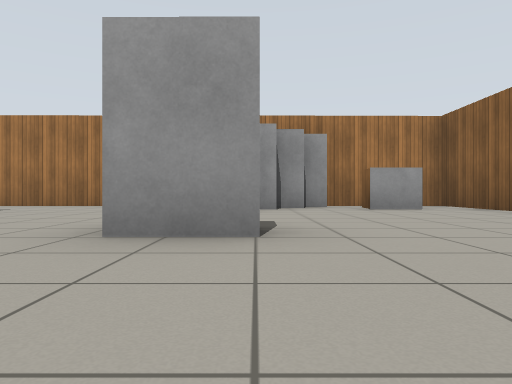
View 1 (above)

19 first-person views from a walk through a world built for the Gazebo simulator. The camera is 0.5 m above the floor, looks level and sees 70° across. The floor is counted in squares, 2 m on a side. Each view is taken from the middle of a square. On the plan, view 1 faces up. The plan holds only what a view shows up to about 9 squares ahead; the rest is blank. The place goes on beyond the plan. Gazebo's built-in surfaces are drawn with simple patterns.

View 2
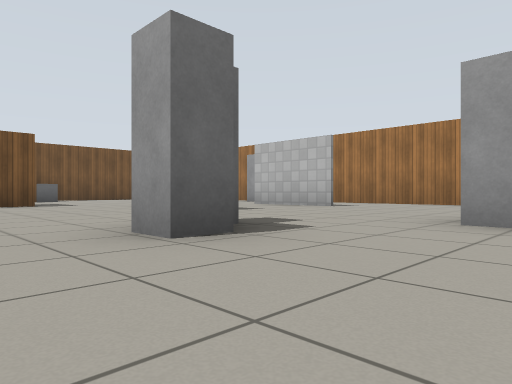

View 3
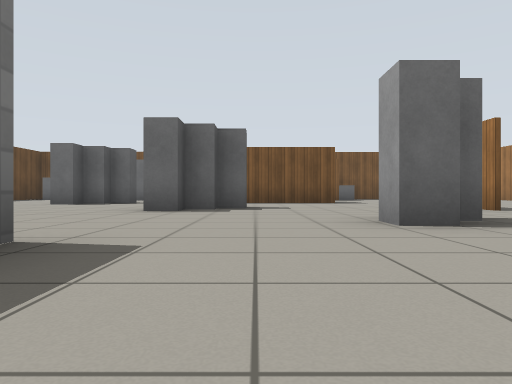

View 4
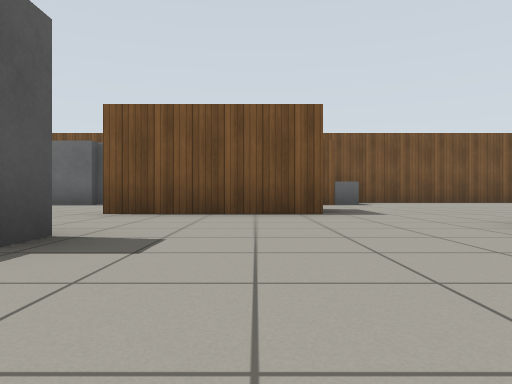

View 5
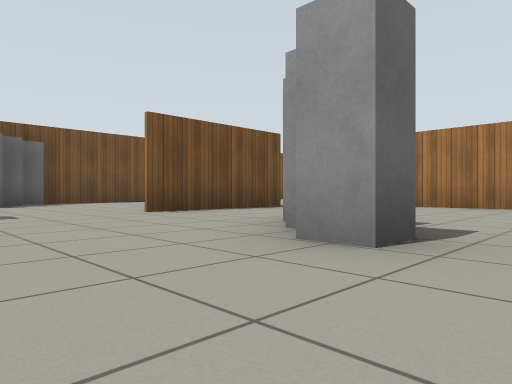

View 6
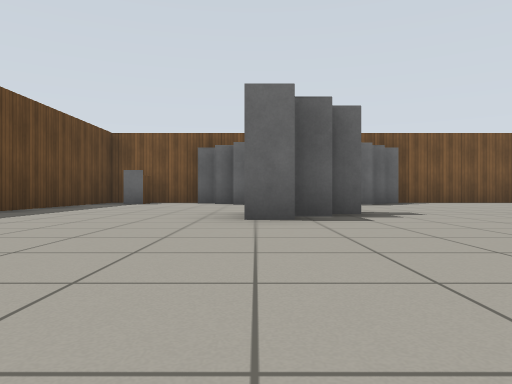

View 7
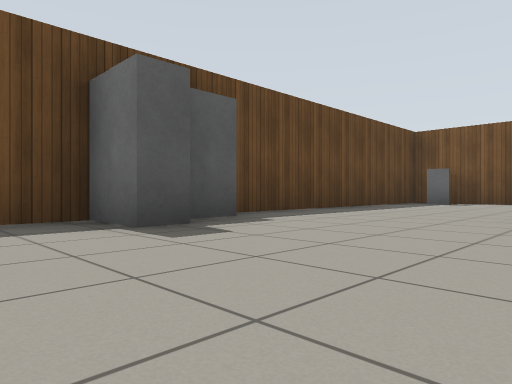

View 8
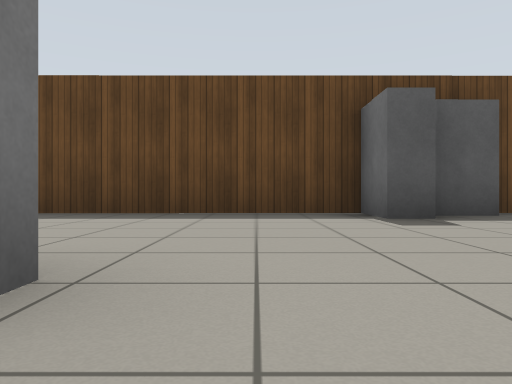

View 9
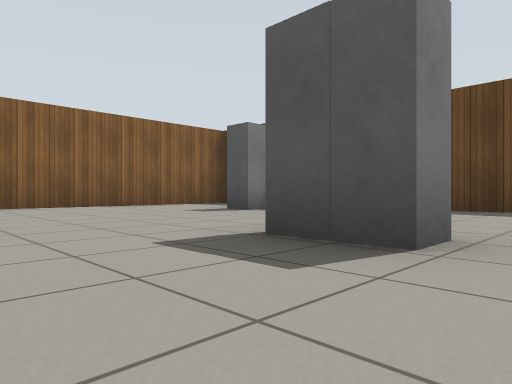

View 10
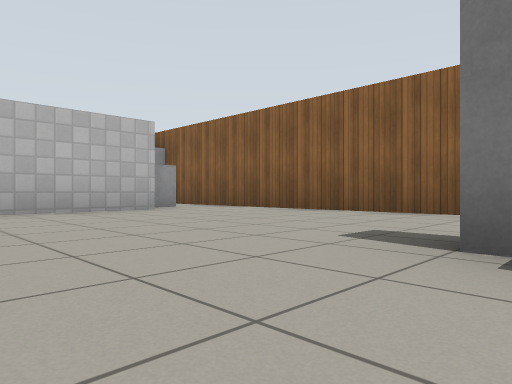

View 11
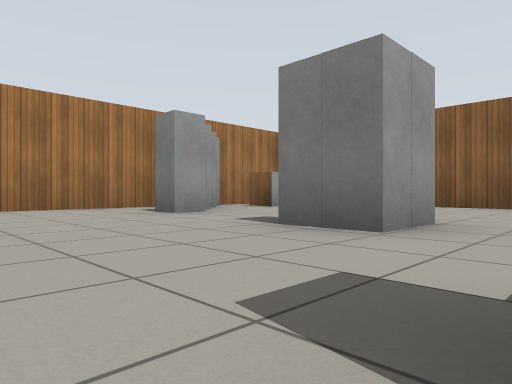

View 12
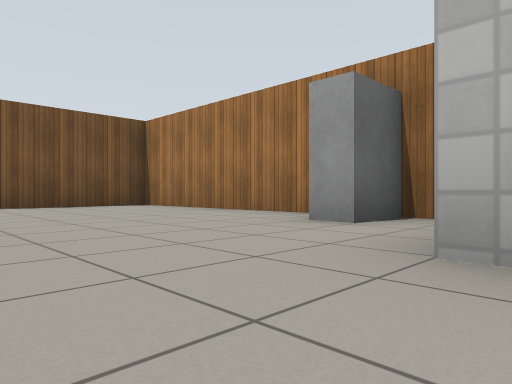

View 13
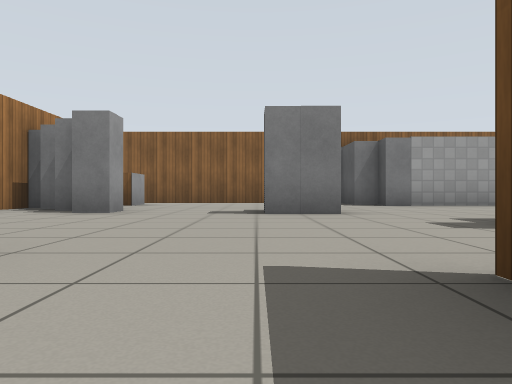

View 14
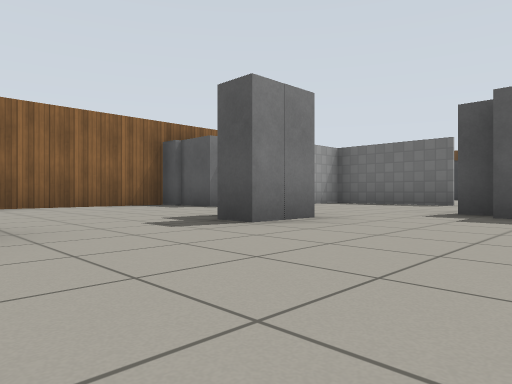

View 15
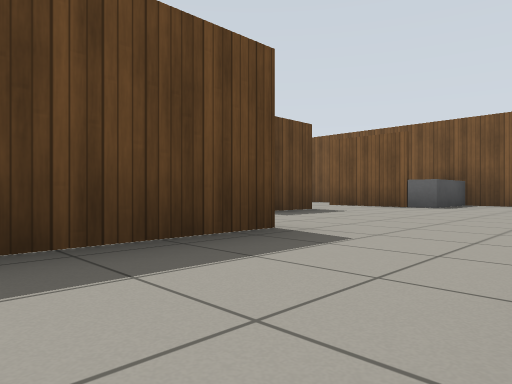

View 16
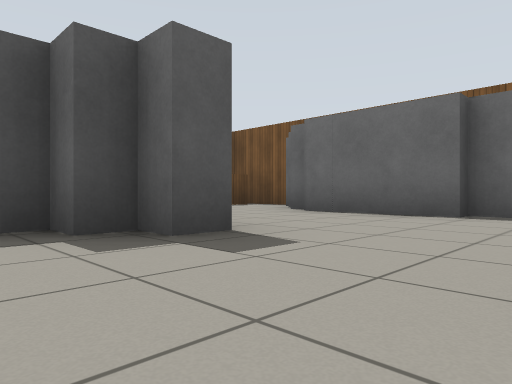

View 17
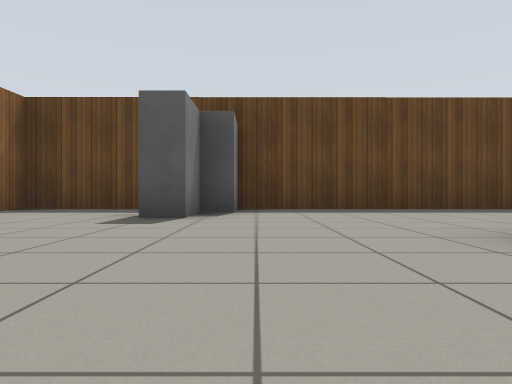

View 18
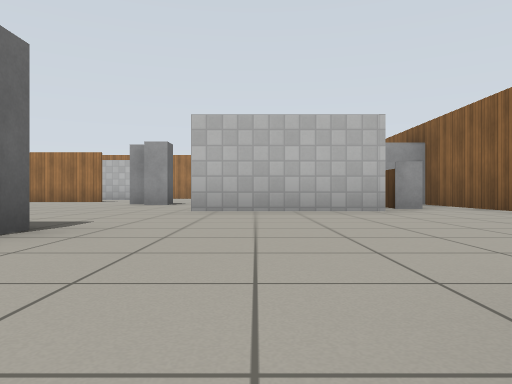

View 19
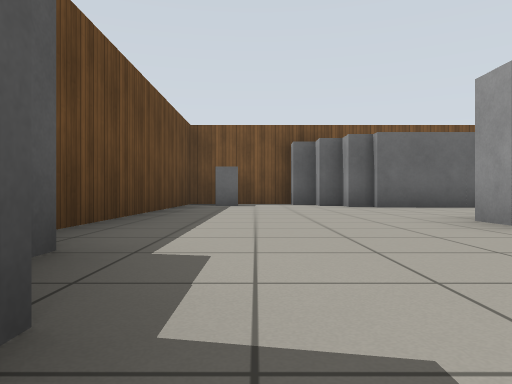

### Floor plan
Points are (right, up) in squares from view 1. A wall is a line through its corners. A room is listed if a view was taken in it or the views show most of it. See-through windows are left out.
Room 1 (views 1, 2, 3, 4, 5, 6, 7, 8, 9, 10, 11, 12, 13, 14, 15, 16, 17, 18, 19)
walls: (-3.9, 2.2) (-5.5, 2.2); (-0.9, -2.2) (1.5, -2.2); (-7.2, 0.9) (-7.2, -1.8); (-6, 2.3) (-3.9, 2.3); (-8.5, 0.8) (-7.5, 0.8); (-3.5, 4.4) (-5.5, 4.5); (1.5, -2.3) (-0.9, -2.3); (-10, 1.5) (-10, 0); (-4.3, -8.3) (3.4, -8.3) (3.4, 0.2); (-6.1, 6.5) (-11.5, 6.5) (-11.5, -1.8); (3.4, 1.8) (3.4, 6.6) (-5, 6.6); (-11.5, -6.3) (-11.5, -8.3) (-5.8, -8.3)
objects: wooden box (-11, -7); grey post (-11, -6); grey post (-11, -5); grey post (-11, -3); grey post (-11, -2); other object (-11, 2); grey box (-10, -8); grey post (-10, -5); grey post (-10, -4); grey post (-10, -3); grey box (-10, 2); grey post (-7, -5); grey post (-7, -4); grey post (-7, 6); grey post (-5, -8); grey post (-5, -2) to (-5, -1); grey post (-4, -8); grey post (-4, -2); grey post (-2, -5); grey post (-2, 0); grey post (-2, 1); grey post (-1, 3) to (0, 3); grey post (0, 2); grey post (0, 5); grey post (0, 6); grey post (1, -8); grey post (1, -7); grey post (1, 6); grey box (2, -2); wooden box (2, -1); grey post (2, 0); grey post (2, 1); grey box (2, 5); wooden box (2, 6); grey post (3, 0); grey post (3, 1)

Where each view was taken, in squares from view 1:
view 1: 0 up, 0 right, facing up
view 2: 1 down, 0 right, facing up-left
view 3: 1 down, 1 right, facing left
view 4: 0 up, 3 left, facing left
view 5: 4 down, 3 left, facing up-left
view 6: 5 down, 3 left, facing left
view 7: 5 down, 3 left, facing down-left
view 8: 4 down, 3 left, facing down
view 9: 3 down, 3 left, facing down-right
view 10: 7 down, 1 left, facing up-right
view 11: 1 up, 3 left, facing up-right
view 12: 3 up, 5 left, facing up-left
view 13: 3 up, 5 left, facing right
view 14: 5 up, 3 left, facing down-right
view 15: 4 up, 4 left, facing down-left
view 16: 2 down, 6 left, facing down-left
view 17: 3 down, 0 right, facing down
view 18: 7 down, 0 right, facing up
view 19: 7 down, 4 left, facing left
